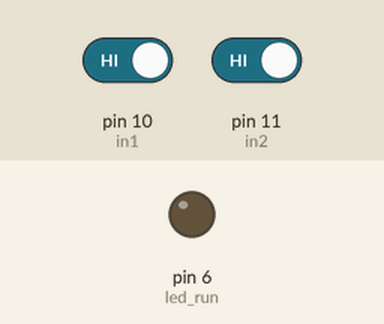
Recording of a sketch running on a simulated Arduino Uno, built with avr-gcc and run on an emulated ATmega328P. On the bench: output pins drawn as LEDs (lit = HIGH). The test bench sets the inputs (shaded band); at power-on: pin 10 (in1) HIGH, pin 11 (in2) HIGH.

Above: at 1.2 s.
1.3 s: pin 10 (in1) driven LOW
At 2.5 s:
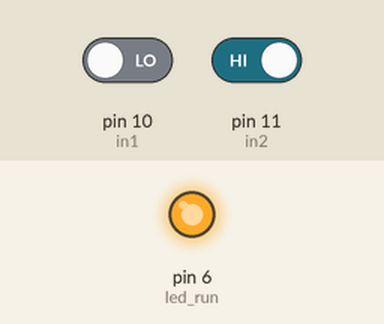
2.8 s: pin 10 (in1) driven HIGH
At 3.7 s:
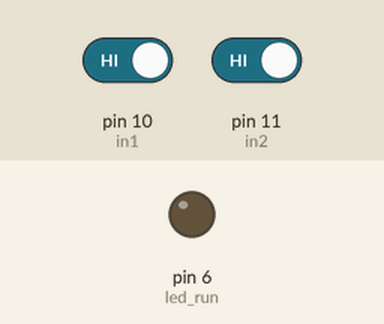
4.3 s: pin 11 (in2) driven LOW
At 4.9 s:
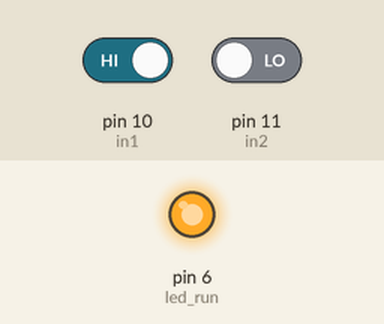
Timing chart, 0 to 7.3 s (numbered marks = the images above; inputs shaded):
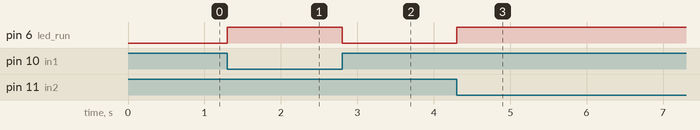

The sketch:

digital_input.ino
```cpp
#define in1 10
#define in2 11

#define led_run 6

int buttonState1 = 0;
int buttonState2 = 0;

void setup()
{
  pinMode(in1, INPUT);
  pinMode(in2, INPUT);
  pinMode(led_run, OUTPUT);
}

void loop()
{
  buttonState1 = digitalRead(in1);
  buttonState2 = digitalRead(in2);

  if ( buttonState1 == LOW || buttonState2 == LOW)
    {
      digitalWrite(led_run, HIGH);
    } else
    {
      digitalWrite(led_run, LOW);
    }
}
```

Measured:
- after the input at 1.3 s, pin 6 (led_run): LOW → HIGH at once
- after the input at 2.8 s, pin 6 (led_run): HIGH → LOW at once
- after the input at 4.3 s, pin 6 (led_run): LOW → HIGH at once
